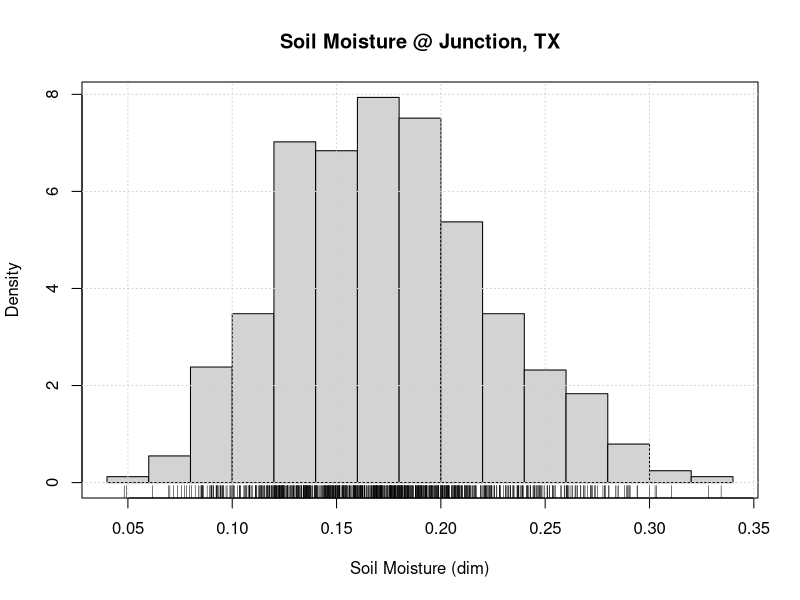
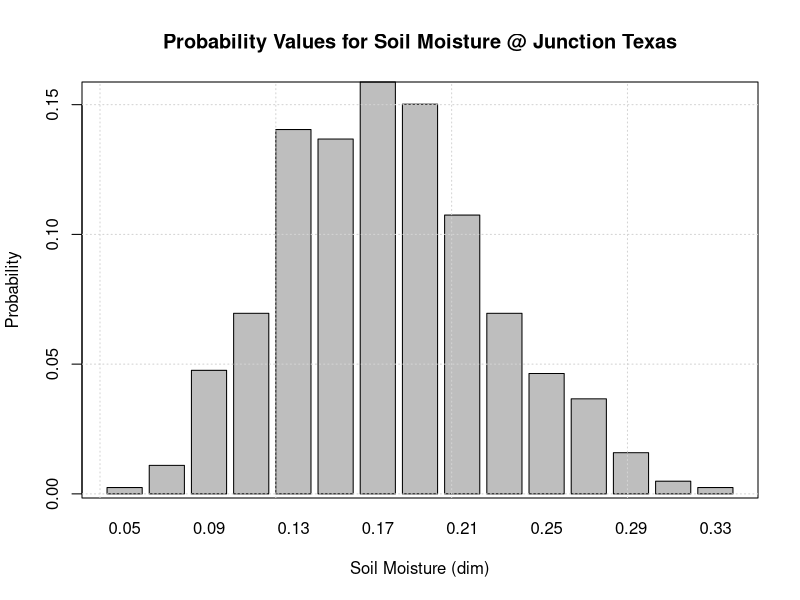

Recreate these plots in R, in order.
# Script to plot histogram and obtain densities
# Written by Venki Uddameri, Ph.D., P.E.


# Set Working Directory
dir <- '/home/vuddameri/CE5315-New/Rcode/CDF'
setwd(dir)

# Read data
a <- read.csv('soilmoisturedata.csv')

# Extract Junction data from the dataset
JSM <- a$Junction..mm
summary(JSM)
JSM <- JSM/1600  # Divide by 1600 cm (soil column length)

# Plot the histogra with freq-False to get density
sm.hist <- hist(JSM,freq=FALSE,xlab='Soil Moisture (dim)',main='Soil Moisture @ Junction, TX')
box()
grid()
rug(JSM)
# Extract bin width and densities
sm.bin <- sm.hist$breaks  # Breakpoints
sm.den <- sm.hist$density # Density
sm.mids <- sm.hist$mids   # Midpoints
sm.lag <- diff(sm.bin,1)  # Compute the bin width
sm.prob <- sm.lag*sm.den  # Compute probabilities
sum(sm.prob) # check to see if the sum of probabilities = 1
barplot(sm.prob,ylab='Probability',names.arg=sm.mids,xlab='Soil Moisture (dim)')
box()
grid()
title('Probability Values for Soil Moisture @ Junction Texas')

# compute probabilities of each bin
delt <- sm.bin[2] - sm.bin[1]
probs <- sm.den * delt # Density